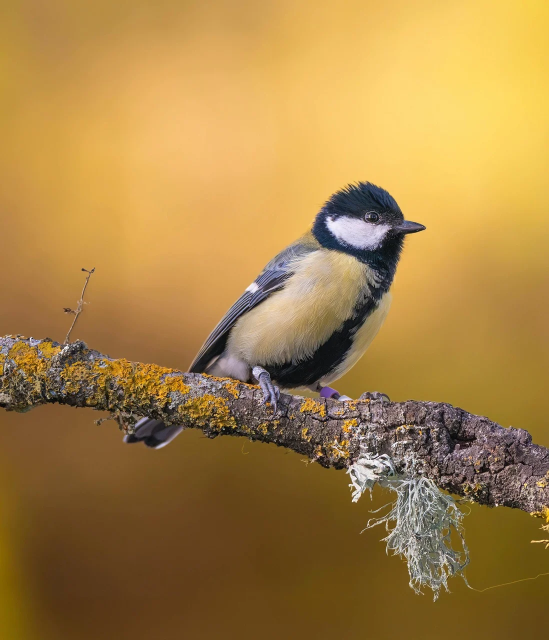
#> input picture Image_2.webp, 1097 x 1280 px (shown at 1/2 size)
$ python 'PIcture Editing_1.py'
#> lines starting #> are read from the running program, lines starting #| are printed output that depends on the picture
# Color Conversions and Cropping
import cv2
import matplotlib.pyplot as plt

image= cv2.imread('Image_2.webp')  # Load the image
#> image is the input picture: shape (1280, 1097, 3); mean B, G, R 70.6, 131.1, 167.4

# Convert BGR to RGB
image_rgb = cv2.cvtColor(image, cv2.COLOR_BGR2RGB)
plt.imshow(image_rgb)
plt.title("RGB Image")
plt.show()

# Convert to Grayscale
gray_image = cv2.cvtColor(image_rgb, cv2.COLOR_BGR2GRAY)
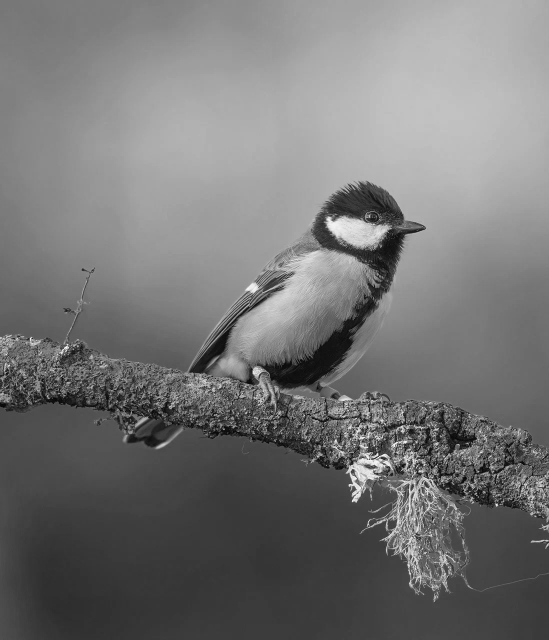
#> gray_image: shape (1280, 1097) (shown at 1/2 size); min 0, max 255, mean 117.2
plt.imshow(gray_image, cmap='gray')
plt.title("Grayscale Image")
plt.show()

# Cropping the image
# Assume we know the region we want: rows 100 to 300, columns 200 to 400
cropped_image= image[100:300, 200:400]  # Crop the region of interest
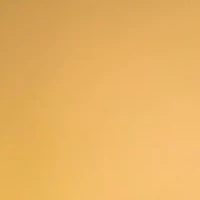
#> cropped_image: shape (200, 200, 3); mean B, G, R 98.8, 178.1, 231.4
cropped_rgb = cv2.cvtColor(cropped_image, cv2.COLOR_BGR2RGB)
plt.imshow(cropped_rgb)
plt.title("Cropped Image")
plt.show()

$ run again, with Image.jpg saved as Image_2.webp
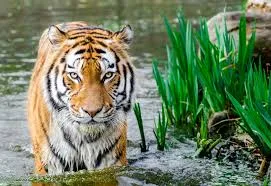
#> input picture Image.jpg, 271 x 186 px
#> image is the input picture: shape (186, 271, 3); mean B, G, R 98.8, 129.1, 112.1
#> `gray_image = cv2.cvtColor(image_rgb, cv2.COLOR_BGR2GRAY)`:
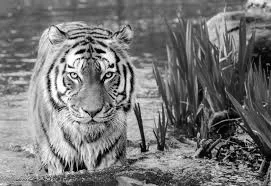
#> gray_image: shape (186, 271); min 0, max 255, mean 118.1
#> `cropped_image= image[100:300, 200:400]`:
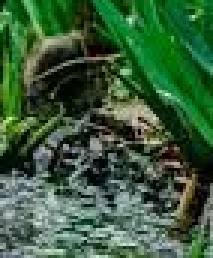
#> cropped_image: shape (86, 71, 3) (shown 3 times larger); mean B, G, R 60, 93.4, 58.2
